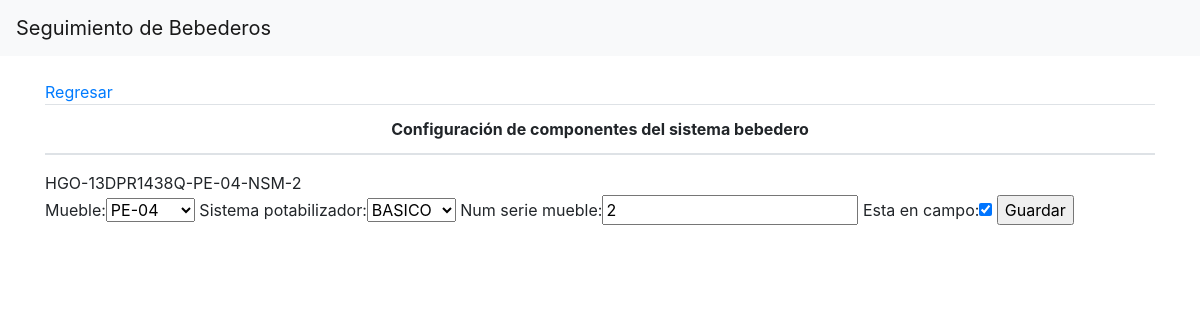
Screenshot of /update-sistemabebedero/sb-13dpr1438q-efren-rebolledo/ with the database file from the repository.
### bebederos/models.py (models this page shows, shortened)
class SistemaBebedero(models.Model):
	escuela = models.OneToOneField(Escuela, on_delete=models.CASCADE, related_name="escuela_sistemabebedero")
	mueble = models.ForeignKey(Mueble, on_delete=models.CASCADE)
	sistema_potabilizador = models.ForeignKey(SistemaPotabilizador, on_delete=models.CASCADE, blank=True, null=True)
	num_serie_mueble = models.CharField(max_length=20, null=True, blank=True)
	no_trazabilidad = models.TextField(null=True, blank=True)
	esta_en_campo = models.BooleanField(default=False)
	slug = models.SlugField(max_length=50, blank=True, null=True)

### bebederos/views.py (the view, shortened to what this page needs)
# urls.py: path('update-sistemabebedero/<slug:slug>/', SistemaBebederoUpdateView.as_view(), name='sistemabebedero-update'),
class SistemaBebederoUpdateView(SuccessMessageMixin, UpdateView):
	model = SistemaBebedero
	fields = ['mueble', 'sistema_potabilizador', 'num_serie_mueble', 'esta_en_campo']
	success_message = "¡Actualizacion exitosa exitosa!"
	def get_context_data(self, **kwargs):
		context = super(SistemaBebederoUpdateView, self).get_context_data(**kwargs)
		sistemabebedero = SistemaBebedero.objects.get(slug=self.kwargs['slug'])
		context['escuela'] = sistemabebedero.escuela
		return context

### bebederos/models.py (called while the page is built)
	def __str__(self):
		return '{}'.format(self.tipo,)

	def __str__(self):
		return '{}'.format(self.modelo)

### bebederos/templates/bebederos/sistemabebedero_form.html (shortened to what this page needs)
{% extends 'base.html'%}
{%load bootstrap%}
{%block content%}
	<a href="{%url 'escuelas:escuela-detail' escuela.slug%}">Regresar</a>
	<div class="table-responsive text-center">
		<table class="table">
			<thead>
				<th>{%if object%} Configuración{%endif%} de componentes del sistema bebedero</th>
			</thead>
		</table>
	</div>
	{{object.no_trazabilidad}}
	<form method="post" enctype="multipart/form-data">
		{{form|bootstrap}}
		<input type="submit" value="Guardar">
	</form>
{%endblock content%}

### rows the page displays
SistemaBebedero: no_trazabilidad "HGO-13DPR1438Q-PE-04-NSM-2", mueble "PE-04", sistema_potabilizador "BASICO", num_serie_mueble "2", esta_en_campo "☑"
